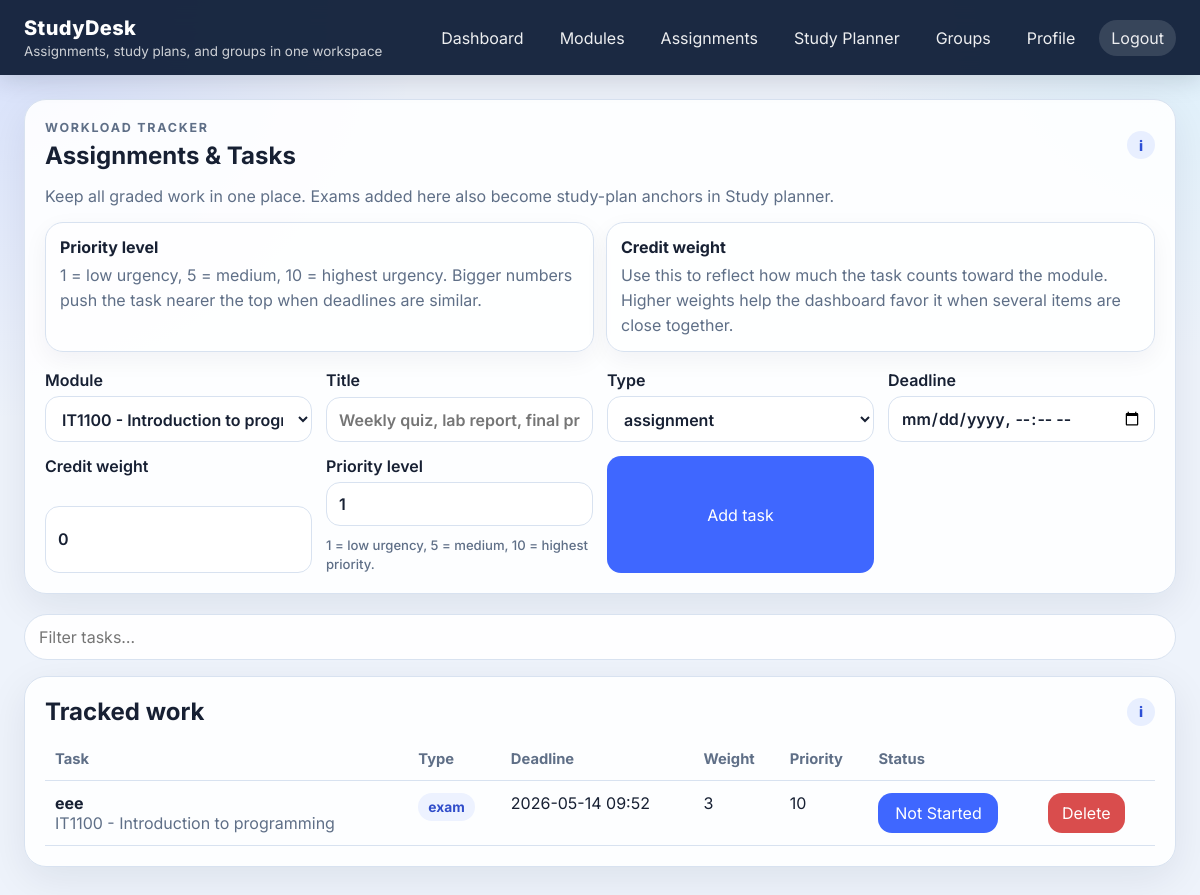
Screenshot of /assignments (signed in) with the database file from the repository.
### models.py (models this page shows)
class Assignment(db.Model):
    __tablename__ = "assignments"
    id = db.Column(db.Integer, primary_key=True)
    module_id = db.Column(db.Integer, db.ForeignKey("modules.id"), nullable=False, index=True)
    title = db.Column(db.String(200), nullable=False)
    type = db.Column(db.String(30), nullable=False)
    deadline = db.Column(db.DateTime, nullable=False, index=True)
    credit_weight = db.Column(db.Integer, default=0)
    priority_level = db.Column(db.Integer, default=1)
    status = db.Column(db.String(30), default="Not Started")
    created_at = db.Column(db.DateTime, default=datetime.utcnow)

class Module(db.Model):
    __tablename__ = "modules"
    id = db.Column(db.Integer, primary_key=True)
    user_id = db.Column(db.Integer, db.ForeignKey("users.id"), nullable=False, index=True)
    code = db.Column(db.String(20), nullable=False)
    name = db.Column(db.String(120), nullable=False)
    credits = db.Column(db.Integer, default=0)
    assignments = db.relationship("Assignment", backref="module", lazy=True, cascade="all, delete-orphan")
    exams = db.relationship("ExamEvent", backref="module", lazy=True, cascade="all, delete-orphan")
    topics = db.relationship("StudyTopic", backref="module", lazy=True, cascade="all, delete-orphan")
    plans = db.relationship("StudyPlan", backref="module", lazy=True, cascade="all, delete-orphan")
    groups = db.relationship("StudyGroup", backref="module", lazy=True, cascade="all, delete-orphan")

### app.py (the view, shortened to what this page needs)
@app.route("/assignments", methods=["GET", "POST"])
@login_required
def assignments():
    modules_list = Module.query.filter_by(user_id=current_user.id).all()
    items = (
        Assignment.query.join(Module, Assignment.module_id == Module.id)
        .filter(Module.user_id == current_user.id)
        .order_by(Assignment.deadline.asc())
        .all()
    )
    return render_template("assignments.html", assignments=items, modules=modules_list)

### app.py (called while the page is built)
@login_manager.user_loader
def load_user(user_id):
    return User.query.get(int(user_id))

@app.template_filter("dt")
def dt_filter(value):
    if not value:
        return ""
    if isinstance(value, datetime):
        return value.strftime("%Y-%m-%d %H:%M")
    return value

### templates/assignments.html (shortened to what this page needs)
{% extends "base.html" %}
{% block content %}
<section class="card">
  <div class="section-head">
    <div>
      <div class="eyebrow">Workload tracker</div>
      <h1>Assignments & Tasks</h1>
    </div>
    <span class="tip" title="Tap a status button to quickly move a task through the workflow.">i</span>
  </div>
  <p class="muted">Keep all graded work in one place. Exams added here also become study-plan anchors in Study planner.</p>
  <div class="helper-grid">
    <div class="help-card"><strong>Priority level</strong><p>1 = low urgency, 5 = medium, 10 = highest urgency. Bigger numbers push the task nearer the top when deadlines are similar.</p></div>
    <div class="help-card"><strong>Credit weight</strong><p>Use this to reflect how much the task counts toward the module. Higher weights help the dashboard favor it when several items are close together.</p></div>
  </div>
  <form method="post" class="form-grid three-col">
    <label>Module
      <select name="module_id" required title="Choose the module this task belongs to">
        {% for m in modules %}
          <option value="{{ m.id }}">{{ m.code }} - {{ m.name }}</option>
        {% endfor %}
      </select>
    </label>
    <label>Title
      <input type="text" name="title" required minlength="3" maxlength="200" placeholder="Weekly quiz, lab report, final project…">
    </label>
    <label>Type
      <select name="type" required title="Task category">
        <option>assignment</option>
      </select>
    </label>
    <label>Deadline
      <input type="datetime-local" name="deadline" required title="Pick the exact due date and time">
    </label>
    <label>Credit weight
      <input type="number" name="credit_weight" min="0" max="100" value="0" title="Higher weights make the task more important when tasks feel similar">
    </label>
    <label>Priority level
      <input type="number" name="priority_level" min="1" max="10" value="1" title="1 means low urgency; 10 means top priority">
      <span class="field-help">1 = low urgency, 5 = medium, 10 = highest priority.</span>
    </label>
    <button type="submit">Add task</button>
  </form>
</section>
<div class="toolbar">
  <input type="search" class="searchbox" placeholder="Filter tasks…" data-live-filter=".assignment-item" title="Search task title, module, type, or status">
</div>
<section class="card">
  <div class="section-head">
    <h2>Tracked work</h2>
    <span class="tip" title="Assigning an exam here creates the matching study-session anchor automatically.">i</span>
  </div>
  <div class="table-wrap">
    <table>
      <thead>
        <tr><th>Task</th><th>Type</th><th>Deadline</th><th>Weight</th><th>Priority</th><th>Status</th><th></th></tr>
      </thead>
      <tbody>
        {% for a in assignments %}
        <tr class="assignment-item">
          <td>
            <strong>{{ a.title }}</strong>
            <div class="subtle">{{ a.module.code }} - {{ a.module.name }}</div>
          </td>
          <td><span class="pill">{{ a.type }}</span></td>
          <td>{{ a.deadline|dt }}</td>
          <td>{{ a.credit_weight }}</td>
          <td>{{ a.priority_level }}</td>
          <td><button class="status-btn" data-id="{{ a.id }}" title="Cycle status with one tap">{{ a.status }}</button></td>
          <td>
            <form method="post" action="{{ url_for('delete_assignment', assignment_id=a.id) }}">
              <button class="danger" type="submit" title="Delete this record">Delete</button>
            </form>
          </td>
        </tr>
        {% endfor %}
      </tbody>
    </table>
  </div>
</section>
{% endblock %}

### static/css/style.css (style rules this page uses)
:root { --bg: #eef3fb; --card: rgba(255,255,255,0.9); --card-solid: #ffffff; --text: #172033; --muted: #5f6f87; --primary: #3f67ff; --primary-dark: #2d4fd6; --primary-soft: #e8efff; --danger: #d94d4d; --border: #d8e2f0; --shadow: 0 12px 40px rgba(15, 29, 55, 0.08); }
* { box-sizing: border-box; }
html, body { min-height: 100%; }
body { margin: 0; font-family: 'Inter', system-ui, -apple-system, BlinkMacSystemFont, Arial, sans-serif; background: radial-gradient(circle at top left, rgba(63,103,255,0.14), transparent 28%), radial-gradient(circle at top right, rgba(96,217,255,0.12), transparent 24%), var(--bg); color: var(--text); }
.card, .auth-card, .mini-card, .plan-card, .stat-box { background: var(--card); border: 1px solid var(--border); border-radius: 22px; box-shadow: var(--shadow); }
.card, .auth-card, .plan-card { padding: 20px; margin-bottom: 20px; }
.hero h1, .auth-card h1, .card h1 { margin-top: 0; }
.form-grid { display: grid; gap: 14px; }
.form-grid.three-col { grid-template-columns: repeat(auto-fit, minmax(220px, 1fr)); }
label { display: grid; gap: 6px; font-weight: 600; }
input, select, textarea, button { font: inherit; }
input, select, textarea { width: 100%; border: 1px solid var(--border); border-radius: 14px; padding: 11px 12px; background: #fff; color: var(--text); transition: border-color 0.15s ease, box-shadow 0.15s ease; }
button, .button-link, .ghost-button { display: inline-flex; justify-content: center; align-items: center; gap: 8px; border: 0; border-radius: 14px; padding: 10px 14px; cursor: pointer; text-decoration: none; transition: transform 0.12s ease, background 0.18s ease, opacity 0.18s ease; }
button, .button-link { background: var(--primary); color: #fff; }
button.danger { background: var(--danger); }
.toolbar { display: flex; gap: 12px; align-items: center; margin: 8px 0 16px; flex-wrap: wrap; }
.searchbox { min-width: min(100%, 320px); flex: 1; padding: 12px 14px; border-radius: 999px; border: 1px solid var(--border); background: rgba(255,255,255,0.96); }
.section-head { display: flex; justify-content: space-between; gap: 12px; align-items: center; margin-bottom: 12px; }
.section-head h1, .section-head h2, .section-head h3 { margin: 0; }
.eyebrow { font-size: 0.78rem; letter-spacing: 0.14em; text-transform: uppercase; color: var(--muted); font-weight: 700; margin-bottom: 6px; }
.tip { width: 28px; height: 28px; border-radius: 50%; display: inline-flex; align-items: center; justify-content: center; background: var(--primary-soft); color: var(--primary-dark); font-weight: 800; font-size: 0.9rem; flex: 0 0 auto; }
.pill { display: inline-flex; align-items: center; gap: 6px; padding: 6px 10px; border-radius: 999px; background: #edf2ff; color: #304dca; font-size: 0.86rem; font-weight: 700; }
.table-wrap { overflow-x: auto; }
table { width: 100%; border-collapse: collapse; }
th, td { padding: 12px 10px; border-bottom: 1px solid var(--border); text-align: left; vertical-align: top; }
th { color: var(--muted); font-size: 0.92rem; }
.subtle, .muted { color: var(--muted); }
.status-btn, .mini-status-btn { min-width: 120px; justify-content: center; }
.helper-grid { display: grid; grid-template-columns: repeat(auto-fit, minmax(220px, 1fr)); gap: 12px; margin: 14px 0 18px; }
.help-card { background: rgba(255,255,255,0.76); border: 1px solid var(--border); border-radius: 18px; padding: 14px; box-shadow: 0 8px 24px rgba(15, 29, 55, 0.05); }
.help-card strong { display: block; margin-bottom: 6px; }
.help-card p { margin: 0; color: var(--muted); line-height: 1.55; }
.field-help { display: block; margin-top: 4px; color: var(--muted); font-size: 0.82rem; line-height: 1.4; font-weight: 500; }
.tip { cursor: help; }

### rows the page displays
Assignment: title "eee", module.code "IT1100", module.name "Introduction to programming", type "exam", deadline|dt "2026-05-14 09:52", credit_weight "3", priority_level "10", status "Not Started"

### other values shown
form field module_id "IT1100 - Introduction to programming"
